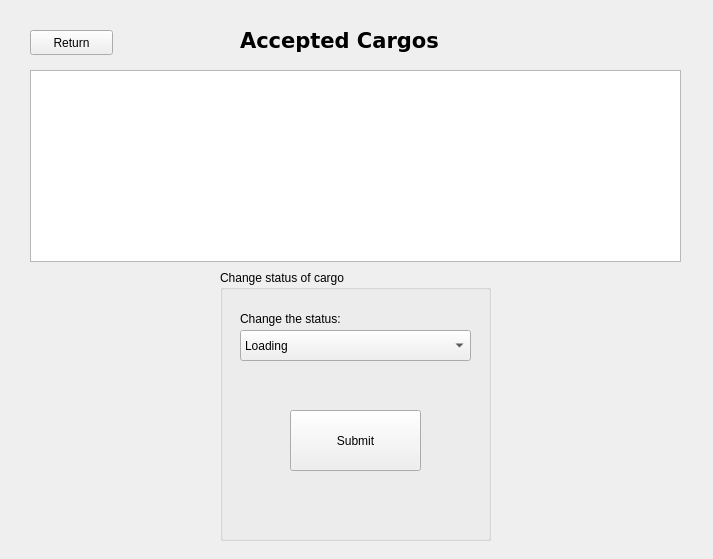
<?xml version="1.0" encoding="UTF-8"?>
<ui version="4.0">
 <class>Driver_AcceptedCargos</class>
 <widget class="QWidget" name="Driver_AcceptedCargos">
  <property name="geometry">
   <rect>
    <x>0</x>
    <y>0</y>
    <width>713</width>
    <height>559</height>
   </rect>
  </property>
  <property name="windowTitle">
   <string>Form</string>
  </property>
  <widget class="QLabel" name="label">
   <property name="geometry">
    <rect>
     <x>240</x>
     <y>10</y>
     <width>241</width>
     <height>61</height>
    </rect>
   </property>
   <property name="font">
    <font>
     <family>DejaVu Sans</family>
     <pointsize>16</pointsize>
     <weight>75</weight>
     <bold>true</bold>
    </font>
   </property>
   <property name="text">
    <string>Accepted Cargos</string>
   </property>
  </widget>
  <widget class="QTableView" name="tableView">
   <property name="geometry">
    <rect>
     <x>30</x>
     <y>70</y>
     <width>651</width>
     <height>192</height>
    </rect>
   </property>
  </widget>
  <widget class="QPushButton" name="pushButton">
   <property name="geometry">
    <rect>
     <x>30</x>
     <y>30</y>
     <width>83</width>
     <height>25</height>
    </rect>
   </property>
   <property name="text">
    <string>Return</string>
   </property>
  </widget>
  <widget class="QGroupBox" name="groupBox">
   <property name="geometry">
    <rect>
     <x>220</x>
     <y>270</y>
     <width>271</width>
     <height>271</height>
    </rect>
   </property>
   <property name="title">
    <string>Change status of cargo</string>
   </property>
   <widget class="QLabel" name="label_2">
    <property name="geometry">
     <rect>
      <x>20</x>
      <y>40</y>
      <width>131</width>
      <height>17</height>
     </rect>
    </property>
    <property name="text">
     <string>Change the status:</string>
    </property>
   </widget>
   <widget class="QComboBox" name="Cargo_Status">
    <property name="geometry">
     <rect>
      <x>20</x>
      <y>60</y>
      <width>231</width>
      <height>31</height>
     </rect>
    </property>
    <item>
     <property name="text">
      <string>Loading</string>
     </property>
    </item>
    <item>
     <property name="text">
      <string>On road</string>
     </property>
    </item>
    <item>
     <property name="text">
      <string>Delivered</string>
     </property>
    </item>
   </widget>
   <widget class="QPushButton" name="pushButton_2">
    <property name="geometry">
     <rect>
      <x>70</x>
      <y>140</y>
      <width>131</width>
      <height>61</height>
     </rect>
    </property>
    <property name="text">
     <string>Submit</string>
    </property>
   </widget>
  </widget>
 </widget>
 <resources/>
 <connections/>
</ui>
